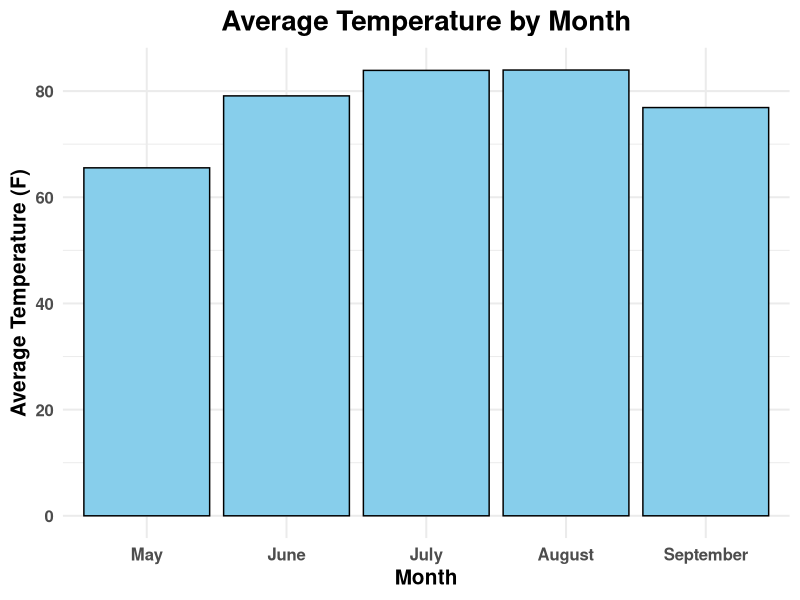
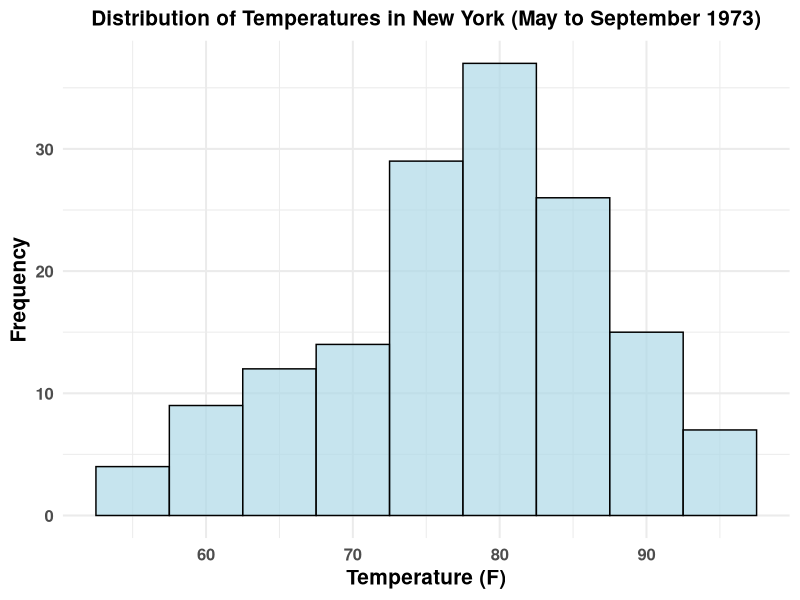

Source code (R) for these figures, in order:
#task 1
# Install and load the ggplot2 package
install.packages("ggplot2")
library(ggplot2)
# Load the air quality dataset
data("airquality")
# Summarize the data: Calculate the average temperature by month
avg_temp_by_month <- aggregate(Temp ~ Month, data = airquality, FUN = mean)
# Convert the Month column to a factor with appropriate labels
avg_temp_by_month$Month <- factor(avg_temp_by_month$Month, 
                                  labels = c("May", "June", "July", "August", "September"))
# Create the bar chart with customized colors and themes
ggplot(avg_temp_by_month, aes(x = Month, y = Temp)) +
  geom_bar(stat = "identity", fill = "skyblue", color = "black") +
  labs(title = "Average Temperature by Month",
       x = "Month",
       y = "Average Temperature (F)") +
  theme_minimal(base_size = 15) + 
  theme(
    plot.title = element_text(hjust = 0.5, face = "bold", size = 20),
    axis.title.x = element_text(face = "bold", size = 15),
    axis.title.y = element_text(face = "bold", size = 15),
    axis.text.x = element_text(face = "bold", size = 12),
    axis.text.y = element_text(face = "bold", size = 12)
  ) +
  scale_fill_manual(values = c("May" = "lightcoral", "June" = "lightblue", "July" = "lightgreen", "August" = "lightgoldenrod", "September" = "lightpink"))


#task 2
# Create the histogram with customized colors and themes
ggplot(airquality, aes(x = Temp)) +
  geom_histogram(binwidth = 5, fill = "lightblue", color = "black", alpha = 0.7) +
  labs(title = "Distribution of Temperatures in New York (May to September 1973)",
       x = "Temperature (F)",
       y = "Frequency") +
  theme_minimal(base_size = 15) +
  theme(
    plot.title = element_text(hjust = 0.5, face = "bold", size = 15),  # Adjusted title size
    axis.title.x = element_text(face = "bold", size = 15),
    axis.title.y = element_text(face = "bold", size = 15),
    axis.text.x = element_text(face = "bold", size = 12),
    axis.text.y = element_text(face = "bold", size = 12)
  )

